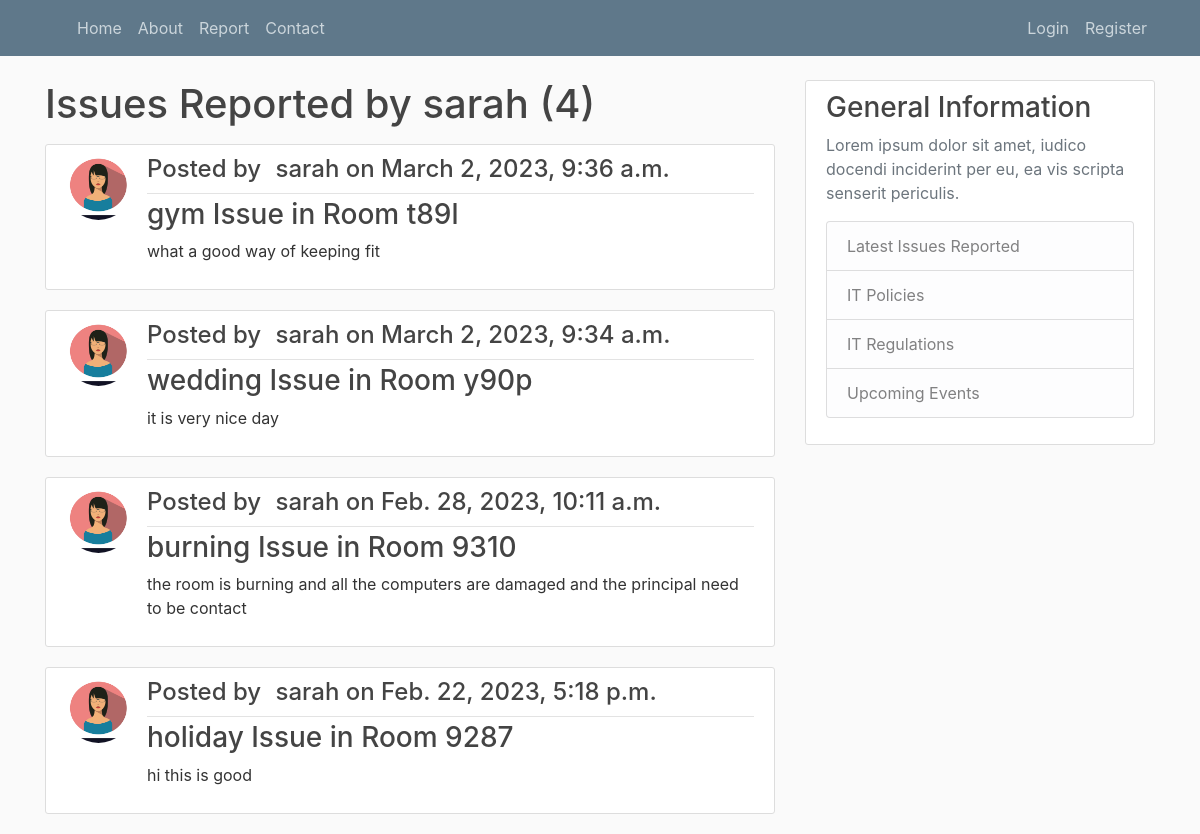
Page /user/sarah on the committed database.
### itreporting/models.py (models this page shows, shortened)
class Issue(models.Model):
    type=models.CharField(max_length=100)
    room=models.CharField(max_length=100)
    details=models.TextField()
    date_submitted=models.DateTimeField(default=timezone.now)
    author=models.ForeignKey(User, on_delete=models.CASCADE)

### users/models.py (models this page shows, shortened)
class Profile(models.Model):
    user = models.OneToOneField(User, on_delete=models.CASCADE)
    image = models.ImageField(default='default.jpg', upload_to='profile_pics')

### itreporting/views.py (the view)
# urls.py: path('user/<str:username>', UserPostListView.as_view(), name='user-issues'),
class UserPostListView(ListView):
    model = Issue
    template_name = 'itreporting/user_issues.html'
    context_object_name = 'issues'
    paginate_by = 5
    def get_queryset(self):
        user=get_object_or_404(User,
        username=self.kwargs.get('username'))
        return Issue.objects.filter(author=user).order_by('-date_submitted')

### itreporting/templates/itreporting/user_issues.html (shortened to what this page needs)
{% extends "itreporting/base.html" %}
{% block content %}
<h1 class="mb-3">Issues Reported by {{view.kwargs.username}} ({{page_obj.paginator.count}})</h1>
{% for issue in issues %}
<article class="media content-section">
        <img class="rounded-circle article-img" src="{{issue.author.profile.image.url}}"/>
        <div class="media-body">
          <div class="article-metadata">
            <h4 class="mr-2">Posted by <a class="mr-2" href="{% url user-issues' issue.author.username}"></a> {{issue.author}} on {{issue.date_submitted}}</h4>
          </div>
          <h3><a class="article-title" href="{% url 'issue-detail' issue.id %}">{{issue.type}} Issue in Room {{issue.room}}</a></h3>
          <p class="article-content">{{issue.details}}</p>
        </div>
      </article>
{% endfor %}
{% endblock %}

### itreporting/static/css/styles.css (style rules this page uses)
body { background: #fafafa; color: #333333; margin-top: 5rem; }
h1, h2, h3, h4, h5, h6 { color: #444444; }
.content-section { background: #ffffff; padding: 10px 20px; border: 1px solid #dddddd; border-radius: 3px; margin-bottom: 20px; }
.article-title { color: #444444; }
.article-content { white-space: pre-line; }
.article-img { height: 65px; width: 65px; margin-right: 16px; }
.article-metadata { padding-bottom: 1px; margin-bottom: 4px; border-bottom: 1px solid #e3e3e3 }

### rows in the picture
Issue: author.profile.image (picture), author "sarah", date_submitted "March 2, 2023, 9:36 a.m.", type "gym", room "t89l", details "what a good way of keeping fit"
Issue: author.profile.image (picture), author "sarah", date_submitted "March 2, 2023, 9:34 a.m.", type "wedding", room "y90p", details "it is very nice day"
Issue: author.profile.image (picture), author "sarah", date_submitted "Feb. 28, 2023, 10:11 a.m.", type "burning", room "9310", details "the room is burning and all the computers are damaged and the principal need to be contact"
Issue: author.profile.image (picture), author "sarah", date_submitted "Feb. 22, 2023, 5:18 p.m.", type "holiday", room "9287", details "hi this is good"

### other values in the picture
{{ view.kwargs.username }} "sarah"
{{ page_obj.paginator.count }} "4"
